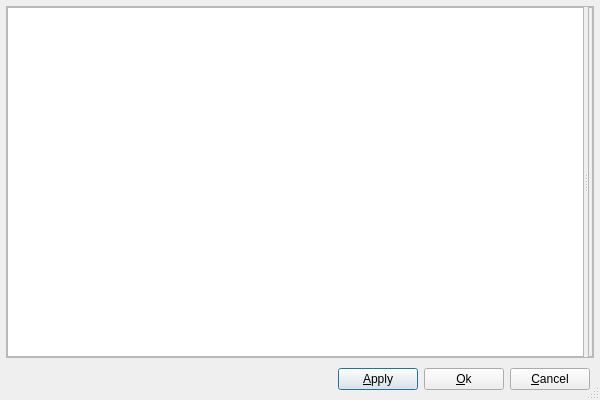
<?xml version="1.0" encoding="UTF-8"?>
<ui version="4.0">
 <class>PropertySheetDialog</class>
 <widget class="QDialog" name="PropertySheetDialog">
  <property name="geometry">
   <rect>
    <x>0</x>
    <y>0</y>
    <width>600</width>
    <height>400</height>
   </rect>
  </property>
  <property name="windowTitle">
   <string>PropertySheet</string>
  </property>
  <property name="sizeGripEnabled">
   <bool>true</bool>
  </property>
  <layout class="QVBoxLayout" name="verticalLayout" stretch="1,0">
   <property name="sizeConstraint">
    <enum>QLayout::SetDefaultConstraint</enum>
   </property>
   <property name="leftMargin">
    <number>6</number>
   </property>
   <property name="topMargin">
    <number>6</number>
   </property>
   <property name="rightMargin">
    <number>6</number>
   </property>
   <property name="bottomMargin">
    <number>6</number>
   </property>
   <item>
    <widget class="QSplitter" name="splitter">
     <property name="minimumSize">
      <size>
       <width>100</width>
       <height>0</height>
      </size>
     </property>
     <property name="sizeIncrement">
      <size>
       <width>4</width>
       <height>0</height>
      </size>
     </property>
     <property name="baseSize">
      <size>
       <width>100</width>
       <height>0</height>
      </size>
     </property>
     <property name="frameShape">
      <enum>QFrame::StyledPanel</enum>
     </property>
     <property name="frameShadow">
      <enum>QFrame::Sunken</enum>
     </property>
     <property name="orientation">
      <enum>Qt::Horizontal</enum>
     </property>
     <property name="childrenCollapsible">
      <bool>false</bool>
     </property>
     <widget class="QListWidget" name="listWidget">
      <property name="minimumSize">
       <size>
        <width>120</width>
        <height>0</height>
       </size>
      </property>
      <property name="frameShape">
       <enum>QFrame::StyledPanel</enum>
      </property>
      <property name="editTriggers">
       <set>QAbstractItemView::NoEditTriggers</set>
      </property>
      <property name="showDropIndicator" stdset="0">
       <bool>false</bool>
      </property>
      <property name="dragDropMode">
       <enum>QAbstractItemView::NoDragDrop</enum>
      </property>
      <property name="defaultDropAction">
       <enum>Qt::CopyAction</enum>
      </property>
      <property name="iconSize">
       <size>
        <width>50</width>
        <height>50</height>
       </size>
      </property>
      <property name="textElideMode">
       <enum>Qt::ElideMiddle</enum>
      </property>
      <property name="resizeMode">
       <enum>QListView::Adjust</enum>
      </property>
      <property name="spacing">
       <number>4</number>
      </property>
      <property name="gridSize">
       <size>
        <width>100</width>
        <height>100</height>
       </size>
      </property>
      <property name="viewMode">
       <enum>QListView::ListMode</enum>
      </property>
      <property name="uniformItemSizes">
       <bool>true</bool>
      </property>
     </widget>
     <widget class="QFrame" name="frame">
      <property name="sizeIncrement">
       <size>
        <width>10</width>
        <height>0</height>
       </size>
      </property>
      <property name="baseSize">
       <size>
        <width>1000</width>
        <height>0</height>
       </size>
      </property>
      <property name="frameShape">
       <enum>QFrame::StyledPanel</enum>
      </property>
      <property name="frameShadow">
       <enum>QFrame::Raised</enum>
      </property>
      <layout class="QVBoxLayout" name="pageLayout">
       <property name="spacing">
        <number>0</number>
       </property>
       <property name="leftMargin">
        <number>0</number>
       </property>
       <property name="topMargin">
        <number>0</number>
       </property>
       <property name="rightMargin">
        <number>0</number>
       </property>
       <property name="bottomMargin">
        <number>0</number>
       </property>
      </layout>
     </widget>
    </widget>
   </item>
   <item>
    <layout class="QHBoxLayout" name="buttonLayout">
     <property name="leftMargin">
      <number>4</number>
     </property>
     <property name="topMargin">
      <number>4</number>
     </property>
     <property name="rightMargin">
      <number>4</number>
     </property>
     <property name="bottomMargin">
      <number>4</number>
     </property>
     <item>
      <spacer name="horizontalSpacer">
       <property name="orientation">
        <enum>Qt::Horizontal</enum>
       </property>
       <property name="sizeHint" stdset="0">
        <size>
         <width>0</width>
         <height>0</height>
        </size>
       </property>
      </spacer>
     </item>
     <item>
      <widget class="QPushButton" name="btnApply">
       <property name="text">
        <string>&amp;Apply</string>
       </property>
      </widget>
     </item>
     <item>
      <widget class="QPushButton" name="btnOkay">
       <property name="text">
        <string>&amp;Ok</string>
       </property>
       <property name="autoDefault">
        <bool>false</bool>
       </property>
      </widget>
     </item>
     <item>
      <widget class="QPushButton" name="btnCancel">
       <property name="text">
        <string>&amp;Cancel</string>
       </property>
       <property name="autoDefault">
        <bool>false</bool>
       </property>
       <property name="default">
        <bool>false</bool>
       </property>
      </widget>
     </item>
    </layout>
   </item>
  </layout>
 </widget>
 <tabstops>
  <tabstop>listWidget</tabstop>
  <tabstop>btnApply</tabstop>
  <tabstop>btnOkay</tabstop>
  <tabstop>btnCancel</tabstop>
 </tabstops>
 <resources/>
 <connections/>
</ui>
